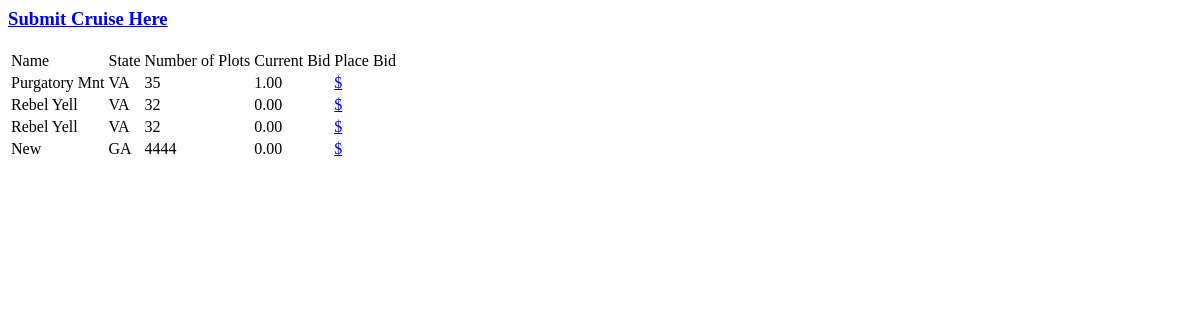
Before: /bid/ with the older database file.
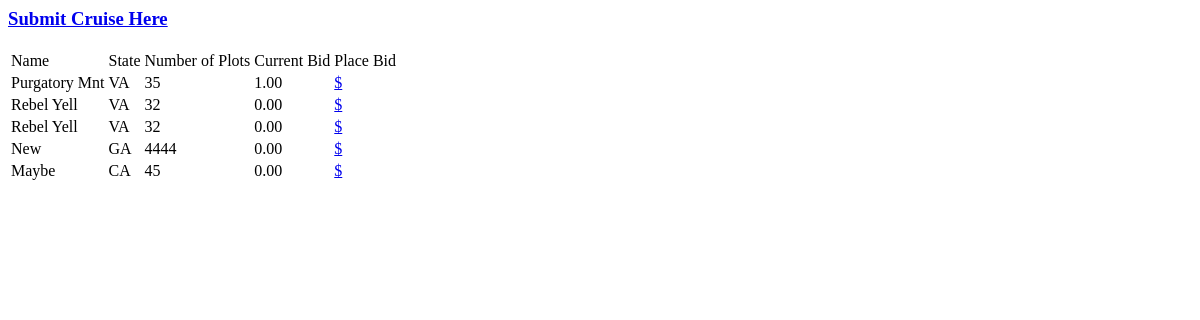
After: the same page with the newer database file.
### bid/models.py (models this page shows, shortened)
class Cruise(models.Model):
    name = models.CharField(max_length=200)
    state = models.CharField(max_length=200)
    numPlots = models.IntegerField(default=0)
    bid = models.DecimalField(max_digits=5, decimal_places=2, default=0)

### bid/views.py (the view)
def index(request):
	allCruises = Cruise.objects.all()
	context = {'allCruises': allCruises}
	return render(request, 'bid/index.html', context)

### bid/templates/bid/index.html (shortened to what this page needs)
<a href = "{% url 'bid:submitCruise' %}"><h3>Submit Cruise Here</h2></a>
{% if allCruises %}
    <table>
    	<tr>
    	<td>Name</td>
    	<td>State</td>
    	<td>Number of Plots</td>
    	<td>Current Bid</td>
    	<td>Place Bid</td>
    	<tr>
    {% for cruise in allCruises %}
    	<td>{{cruise.name}}</td>
    	<td>{{cruise.state}}</td>
    	<td>{{cruise.numPlots}}</td>
    	<td>{{cruise.bid}}</td>
    	<td><a href="{% url 'bid:placeBid' cruise.id %}">$</a>
    	</tr>
    {% endfor %}
{% else %}
    <p>No cruises are available.</p>
{% endif %}

Changed rows visible on the page:
added Cruise: name "Maybe", state "CA", numPlots "45", bid "0.00"
